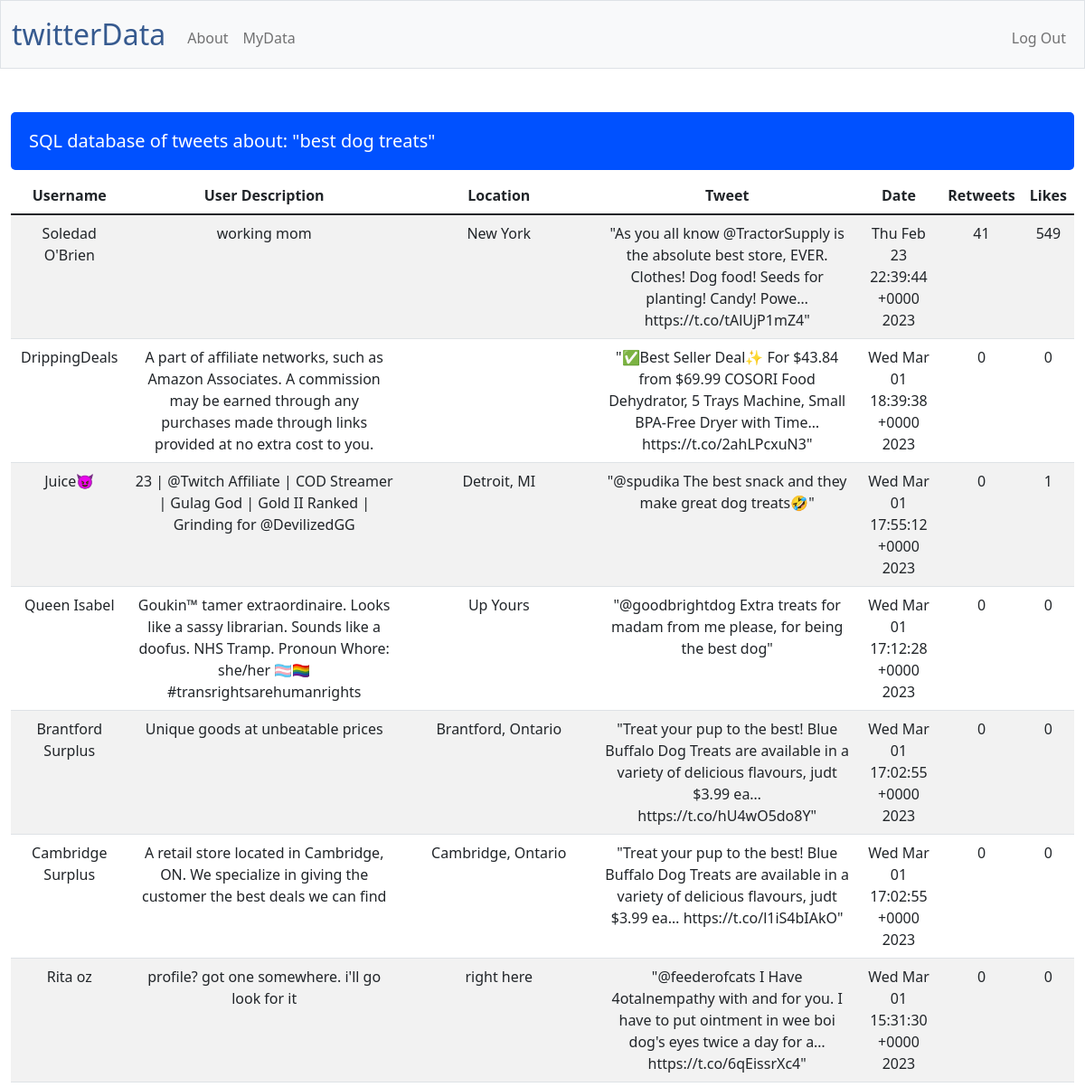
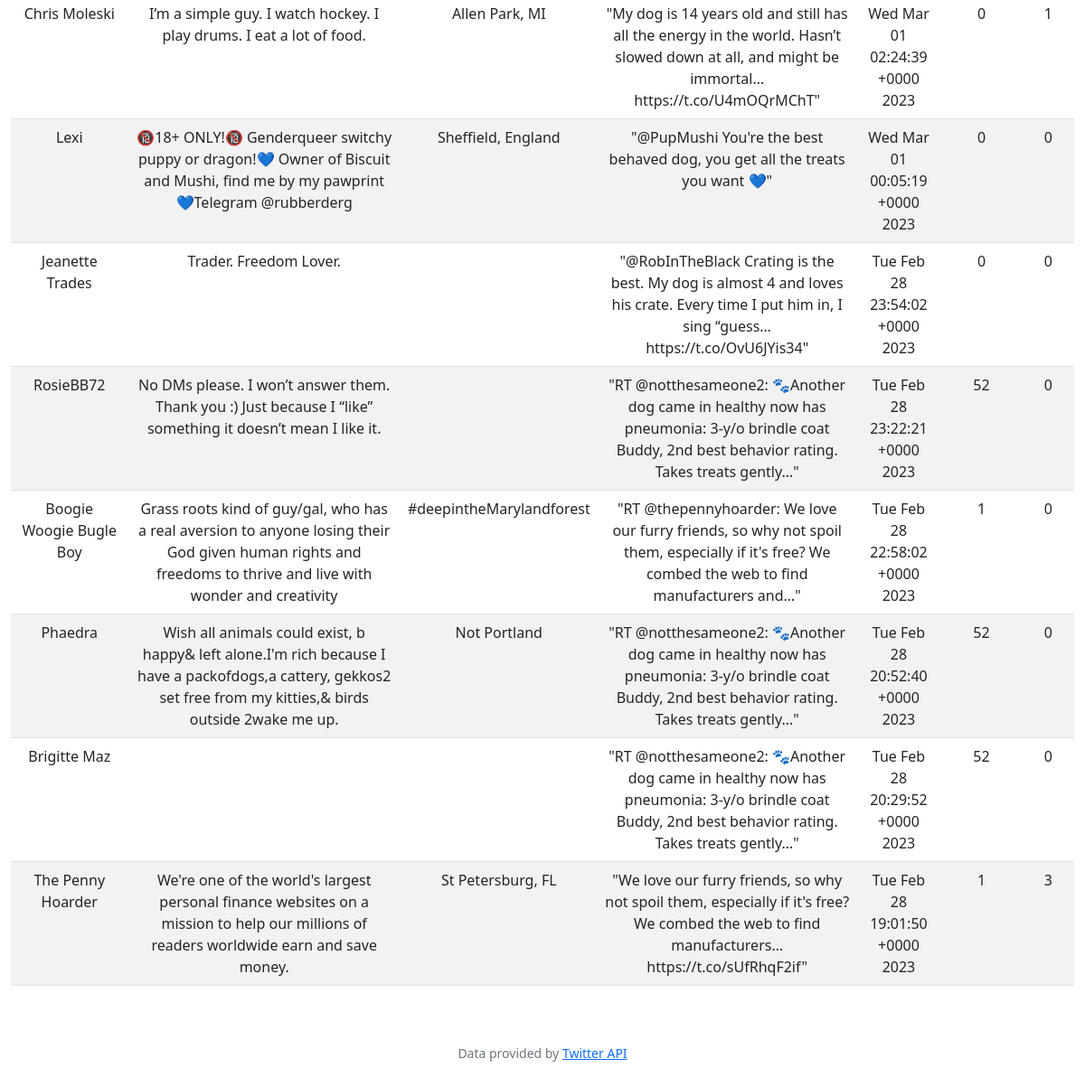
Page /mydata (signed in) on the committed database (2 pictures, top to bottom).
### tables this page shows
CREATE TABLE u_db (id INTEGER, username TEXT NOT NULL, user_description TEXT, tweet TEXT NOT NULL
, date DATETIME, retweets INTEGER, 'keyword' TEXT, 'likes' INTEGER, 'location' TEXT, FOREIGN KEY (id) REFERENCES users);

### app.py (the view)
@app.route("/mydata")
@login_required
def mydata():
    user_id = session["user_id"]
    u_rows = db.execute("SELECT * FROM u_db WHERE id = ?", user_id)
    return render_template("mydata.html", u_rows = u_rows)

### app.py (called while the page is built)
@app.after_request
def after_request(response):
    response.headers["Cache-Control"] = "no-cache, no-store, must-revalidate"
    response.headers["Expires"] = 0
    response.headers["Pragma"] = "no-cache"
    return response

### helpers.py (called while the page is built)
def login_required(f):
    @wraps(f)
    def decorated_function(*args, **kwargs):
        if session.get("user_id") is None:
            return redirect("/login")
        return f(*args, **kwargs)
    return decorated_function

### templates/mydata.html (shortened to what this page needs)
{% extends "layout.html" %}
{% block main %}
<h5 style="text-align: left;">SQL database of tweets about: "{{ u_rows[0]["keyword"] }}" </h5>
                <table class="table table-striped" id="portf">
                    <thead>
                        <tr>
                            <th>Username</th>
                            <th>User Description</th>
                            <th>Location</th>
                            <th>Tweet</th>
                            <th>Date</th>
                            <th>Retweets</th>
                            <th>Likes</th>
                        </tr>
                    </thead>
                    <tbody>
                        {% for row in u_rows %}
                        <tr>
                            <td>{{ row.username }}</td>
                            <td>{{ row.user_description }}</td>
                            <td>{{ row.location }}</td>
                            <td>"{{ row.tweet }}"</td>
                            <td>{{ row.date }}</td>
                            <td>{{ row.retweets }}</td>
                            <td>{{ row.likes }}</td>
                        </tr>
                        {% endfor %}
                    </tbody>
                </table>
{% endblock %}

### static/style.css (style rules this page uses)
#portf { width = 80%; }
h5 { color: white; background-color: #0051ff ; border-radius: 5px; padding: 20px; }

### rows in the picture
u_db: keyword "best dog treats", username "Soledad O'Brien", user_description "working mom", location "New York", tweet "As you all know @TractorSupply is the absolute best store, EVER. Clothes! Dog food! Seeds for planting! Candy! Powe… https://t.co/tAlUjP1mZ4", date "Thu Feb 23 22:39:44 +0000 2023", retweets "41", likes "549"
u_db: username "DrippingDeals", user_description "A part of affiliate networks, such as Amazon Associates. A commission may be earned through any purchases made through links provided at no extra cost to you.", tweet "✅Best Seller Deal✨ For $43.84 from $69.99 COSORI Food Dehydrator, 5 Trays Machine, Small BPA-Free Dryer with Time… https://t.co/2ahLPcxuN3", date "Wed Mar 01 18:39:38 +0000 2023", retweets "0", likes "0"
u_db: username "Juice😈", user_description "23 | @Twitch Affiliate | COD Streamer | Gulag God | Gold II Ranked | Grinding for @DevilizedGG", location "Detroit, MI", tweet "@spudika The best snack and they make great dog treats🤣", date "Wed Mar 01 17:55:12 +0000 2023", retweets "0", likes "1"
u_db: username "Queen Isabel", user_description "Goukin™ tamer extraordinaire. Looks like a sassy librarian. Sounds like a doofus. NHS Tramp. Pronoun Whore: she/her 🏳️‍⚧️🏳️‍🌈 #transrightsarehumanrights", location "Up Yours", tweet "@goodbrightdog Extra treats for madam from me please, for being the best dog", date "Wed Mar 01 17:12:28 +0000 2023", retweets "0", likes "0"
u_db: username "Brantford Surplus", user_description "Unique goods at unbeatable prices", location "Brantford, Ontario", tweet "Treat your pup to the best! Blue Buffalo Dog Treats are available in a variety of delicious flavours, judt $3.99 ea… https://t.co/hU4wO5do8Y", date "Wed Mar 01 17:02:55 +0000 2023", retweets "0", likes "0"
u_db: username "Cambridge Surplus", user_description "A retail store located in Cambridge, ON. We specialize in giving the customer the best deals we can find", location "Cambridge, Ontario", tweet "Treat your pup to the best! Blue Buffalo Dog Treats are available in a variety of delicious flavours, judt $3.99 ea… https://t.co/l1iS4bIAkO", date "Wed Mar 01 17:02:55 +0000 2023", retweets "0", likes "0"
u_db: username "Rita oz", user_description "profile? got one somewhere. i'll go look for it", location "right here", tweet "@feederofcats I Have 4otalnempathy with and for you. I have to put ointment in wee boi dog's eyes twice a day for a… https://t.co/6qEissrXc4", date "Wed Mar 01 15:31:30 +0000 2023", retweets "0", likes "0"
u_db: username "Chris Moleski", user_description "I’m a simple guy. I watch hockey. I play drums. I eat a lot of food.", location "Allen Park, MI", tweet "My dog is 14 years old and still has all the energy in the world. Hasn’t slowed down at all, and might be immortal… https://t.co/U4mOQrMChT", date "Wed Mar 01 02:24:39 +0000 2023", retweets "0", likes "1"
u_db: username "Lexi", user_description "🔞18+ ONLY!🔞 Genderqueer switchy puppy or dragon!💙 Owner of Biscuit and Mushi, find me by my pawprint 💙Telegram @rubberderg", location "Sheffield, England", tweet "@PupMushi You're the best behaved dog, you get all the treats you want 💙", date "Wed Mar 01 00:05:19 +0000 2023", retweets "0", likes "0"
u_db: username "Jeanette Trades", user_description "Trader. Freedom Lover.", tweet "@RobInTheBlack Crating is the best. My dog is almost 4 and loves his crate. Every time I put him in, I sing “guess… https://t.co/OvU6JYis34", date "Tue Feb 28 23:54:02 +0000 2023", retweets "0", likes "0"
u_db: username "RosieBB72", user_description "No DMs please. I won’t answer them. Thank you :) Just because I “like” something it doesn’t mean I like it.", tweet "RT @notthesameone2: 🐾Another dog came in healthy now has pneumonia: 3-y/o brindle coat Buddy, 2nd best behavior rating. Takes treats gently…", date "Tue Feb 28 23:22:21 +0000 2023", retweets "52", likes "0"
u_db: username "Boogie Woogie Bugle Boy", user_description "Grass roots kind of guy/gal, who has a real aversion to anyone losing their God given human rights and freedoms to thrive and live with wonder and creativity", location "#deepintheMarylandforest", tweet "RT @thepennyhoarder: We love our furry friends, so why not spoil them, especially if it's free? We combed the web to find manufacturers and…", date "Tue Feb 28 22:58:02 +0000 2023", retweets "1", likes "0"
u_db: username "Phaedra", user_description "Wish all animals could exist, b happy& left alone.I'm rich because I have a packofdogs,a cattery, gekkos2 set free from my kitties,& birds outside 2wake me up.", location "Not Portland", tweet "RT @notthesameone2: 🐾Another dog came in healthy now has pneumonia: 3-y/o brindle coat Buddy, 2nd best behavior rating. Takes treats gently…", date "Tue Feb 28 20:52:40 +0000 2023", retweets "52", likes "0"
u_db: username "Brigitte Maz", tweet "RT @notthesameone2: 🐾Another dog came in healthy now has pneumonia: 3-y/o brindle coat Buddy, 2nd best behavior rating. Takes treats gently…", date "Tue Feb 28 20:29:52 +0000 2023", retweets "52", likes "0"
u_db: username "The Penny Hoarder", user_description "We're one of the world's largest personal finance websites on a mission to help our millions of readers worldwide earn and save money.", location "St Petersburg, FL", tweet "We love our furry friends, so why not spoil them, especially if it's free? We combed the web to find manufacturers… https://t.co/sUfRhqF2if", date "Tue Feb 28 19:01:50 +0000 2023", retweets "1", likes "3"
